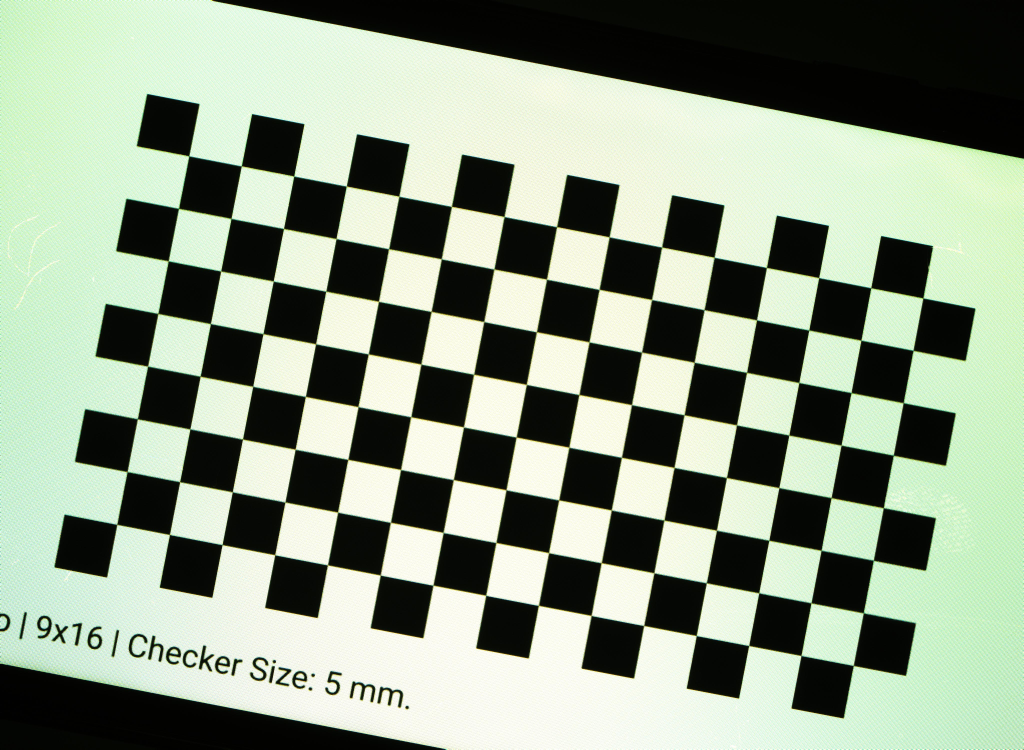
#> input picture MainBiaxial/stend/CalibrationOpenCV/2023-03-06_17_38_11_643.jpg, 4096 x 3000 px (shown at 1/4 size); its folder holds only this picture in this run
$ python -i Calibration2.py   (imports and definitions only)
#> lines starting #> are read from the running program, lines starting #| are printed output that depends on the picture; long printed decimals are rounded
import numpy as np
import cv2 as cv
import os
import glob
import timeit
import  re

################ FIND CHESSBOARD CORNERS - OBJECT POINTS AND IMAGE POINTS #############################

def sort_by(file: str) -> int:
    # print( int(re.search(r'\d{3,}',file)[0]))
    return int(re.search(r'\d{3,}',file)[0])

def calibration(path,look_image = False ):
#> called with path = '2023-03-06_17_38_11_643.jpg', look_image = False
    print("Start calibration")
    folder_images = 'Calibration_images'
    folder_npy = 'Calibration_npy'


    if look_image:
        if not os.path.isdir(os.path.join(path,folder_images)):
            os.mkdir(os.path.join(path, folder_images))
        folder_location_image = os.path.join(path, folder_images)

    if not os.path.isdir(os.path.join(path, folder_npy)):
        os.mkdir(os.path.join(path, folder_npy))
    folder_location_npy = os.path.join(path, folder_npy)


    chessboardSize = (15,8)
    frameSize = (4096,3000)


    # termination criteria
    criteria = (cv.TERM_CRITERIA_EPS + cv.TERM_CRITERIA_MAX_ITER, 30, 0.001)


    # prepare object points, like (0,0,0), (1,0,0), (2,0,0) ....,(6,5,0)
    objp = np.zeros((chessboardSize[0] * chessboardSize[1], 3), np.float32)
    objp[:,:2] = np.mgrid[0:chessboardSize[0],0:chessboardSize[1]].T.reshape(-1,2)

    size_of_chessboard_squares_mm = 5
    objp = objp * size_of_chessboard_squares_mm


    # Arrays to store object points and image points from all the images.
    objpoints = [] # 3d point in real world space
    imgpoints = [] # 2d points in image plane.

    images = glob.glob('CalibrationOpenCV/*.jpg')
    # print(images)

    for image in images:
        # print(image)
        img = cv.imread(image)
#> img is the input picture: shape (3000, 4096, 3); mean B, G, R 137.6, 155.9, 143.6
        gray = cv.cvtColor(img, cv.COLOR_BGR2GRAY)
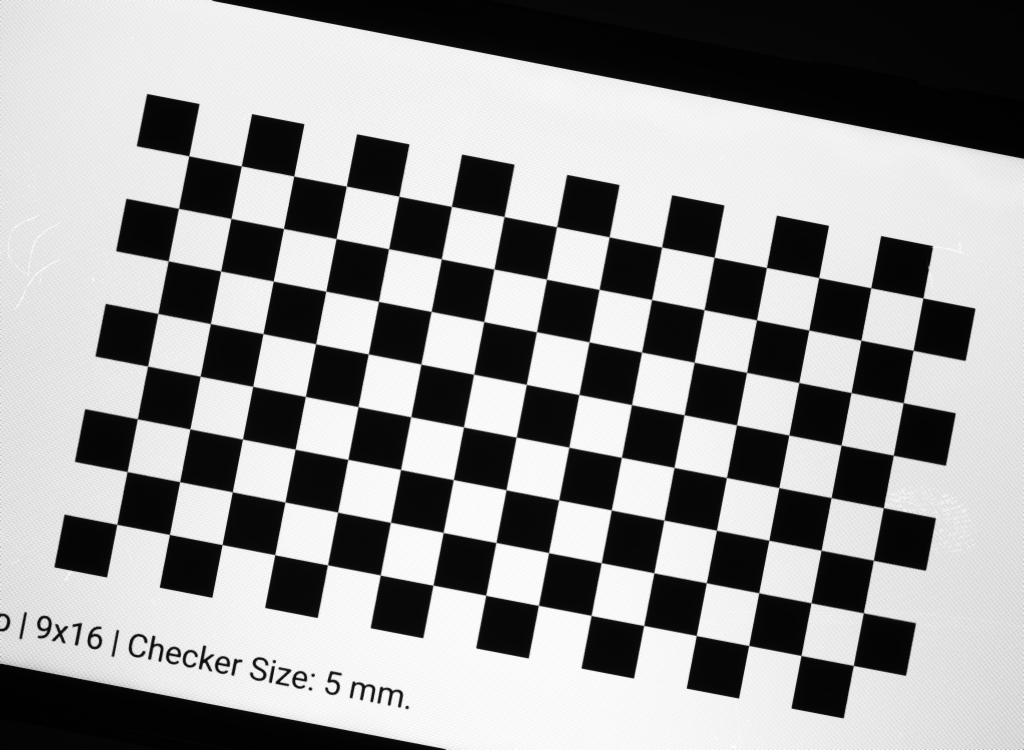
#> gray: shape (3000, 4096) (shown at 1/4 size); min 0, max 255, mean 150.2

        # Find the chess board corners
        ret, corners = cv.findChessboardCorners(gray, chessboardSize, None)
#> ret = True; corners = 120 rows, first 8: [757, 625], [967.2, 663.4], [1175.9, 705.8], [1385.6, 745.8], [1596.9, 786.7], [1806, 828], [2017.5, 867], [2228.7, 909]

        # If found, add object points, image points (after refining them)
        if ret == True:

            objpoints.append(objp)
            corners2 = cv.cornerSubPix(gray, corners, (11,11), (-1,-1), criteria)
#> corners2 = 120 rows, first 8: [756.8, 624.8], [967.2, 665], [1176.5, 705.5], [1386.5, 745.6], [1596.8, 786.5], [1807.4, 826.7], [2017.7, 867.6], [2228.1, 908.2]
            imgpoints.append(corners)

            # Draw and display the corners
            cv.drawChessboardCorners(img, chessboardSize, corners2, ret)
            #cv.imshow('img', img)
            #cv.waitKey(1000)


    cv.destroyAllWindows()


    # print(imgpoints)
    ############## CALIBRATION #######################################################

    ret, cameraMatrix, dist, rvecs, tvecs = cv.calibrateCamera(objpoints, imgpoints, frameSize, None, None)
#> ret = 0.404; cameraMatrix = [[1181.6, 0, 2100], [0, 1182.4, 1668.9], [0, 0, 1]]; dist = [[0.00165, -0.00325, 3.49e-05, -7.04e-05, 0.000958]]; rvecs = ([-0.00195, -0.00157, 0.19],); tvecs = ([-31.38, -24.37, 27.55],)

    print("Camera Calibrated: ", ret)
#| Camera Calibrated:  0.4039
    print("\nCamera Matrix:\n", cameraMatrix)
#| Camera Matrix:
#|  [[1.18159318e+03 0.00000000e+00 2.09997189e+03]
#|  [0.00000000e+00 1.18241614e+03 1.66890642e+03]
#|  [0.00000000e+00 0.00000000e+00 1.00000000e+00]]
    print("\nDistorsion Parameters:\n", dist)
#| Distorsion Parameters:
#|  [[ 1.65421205e-03 -3.25210371e-03  3.49117492e-05 -7.04094251e-05
#|    9.58271126e-04]]
    print("\nRotation Vectors:\n", rvecs)
#| Rotation Vectors:
#|  (array([[-0.001951 ],
#|        [-0.001575],
#|        [ 0.1902]]),)
    print("\nTranslation Vectors:\n", tvecs)
#| Translation Vectors:
#|  (array([[-31.379],
#|        [-24.374],
#|        [ 27.548]]),)

    ############## UNDISTORTION #####################################################
    frames = glob.glob(f'{path}/Frame/*.npy')
    j = 0
    frames.sort(key=sort_by)

    for frame in frames:
        start = timeit.default_timer()
        # img = cv.imread(frame)
        img = np.load(frame)
        h,  w = img.shape[:2]
        # print("h",h,"w",w)
        newCameraMatrix, roi = cv.getOptimalNewCameraMatrix(cameraMatrix, dist, (w,h), 1, (w,h))
        # print("roi",roi)
        #print("\nNewCamera Matrix:\n", newCameraMatrix)

        # Undistort
        dst = cv.undistort(img, cameraMatrix, dist, None, newCameraMatrix)

        # crop the image
        x, y, w, h = roi
        dst = dst[y:y+h, x:x+w]
        #cv.imwrite('caliResult3.jpg', dst)


        # Undistort with Remapping
        mapx, mapy = cv.initUndistortRectifyMap(cameraMatrix, dist, None, newCameraMatrix, (w,h), 5)
        dst = cv.remap(img, mapx, mapy, cv.INTER_LINEAR)

        # crop the image
        x, y, w, h = roi
        dst = dst[y:y+h, x:x+w]
        # textlookfor = r'[0-9]+'
        # res = re.search(textlookfor, frame[-7:-3])
        # print(res[0])
        np.save(f'{folder_location_npy}/frame{j}', dst)
        if look_image:
            cv.imwrite(f'{folder_location_image}/frame{j}.tif', dst)

        end = timeit.default_timer()
        print(f"Time taken is colibration image {end - start}s")
        j += 1
#> after the loop, j = 0
    # [9 lines of commented-out code are left out]

    return folder_location_npy

>>> result = calibration('2023-03-06_17_38_11_643.jpg')

$ run again, on MainBiaxial/stend/CalibrationOpenCV/2023-03-06_17_38_26_108.jpg
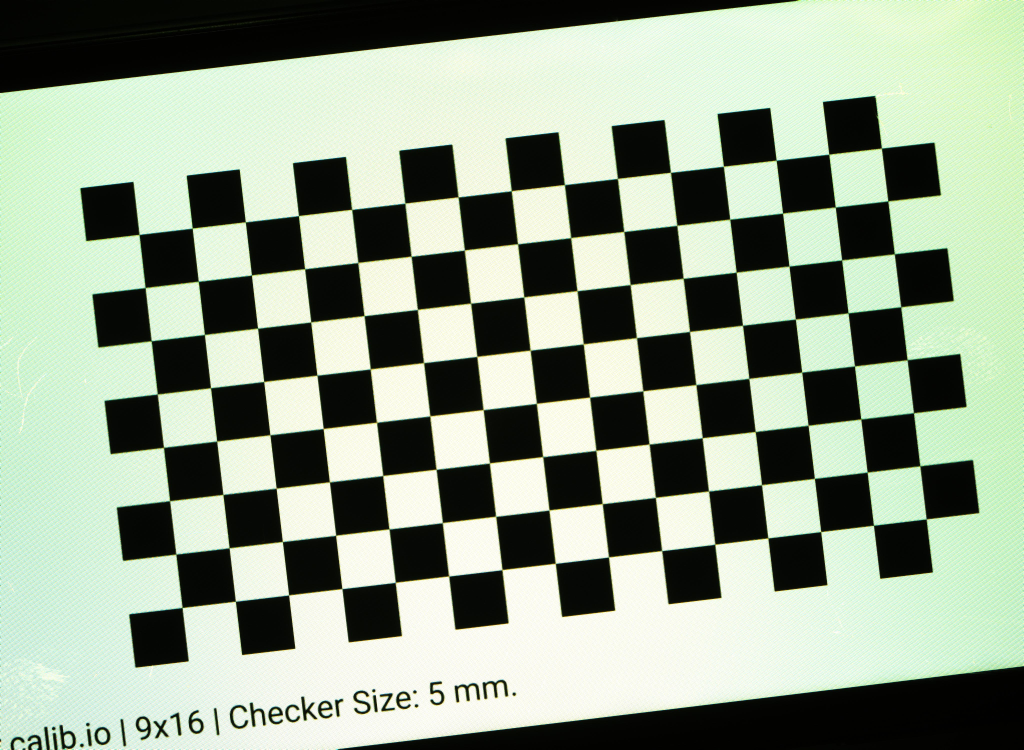
#> input picture MainBiaxial/stend/CalibrationOpenCV/2023-03-06_17_38_26_108.jpg, 4096 x 3000 px (shown at 1/4 size)
#> in calibration, img is the input picture: shape (3000, 4096, 3); mean B, G, R 143.7, 162, 149.3
#> in calibration, `gray = cv.cvtColor(img, cv.COLOR_BGR2GRAY)`:
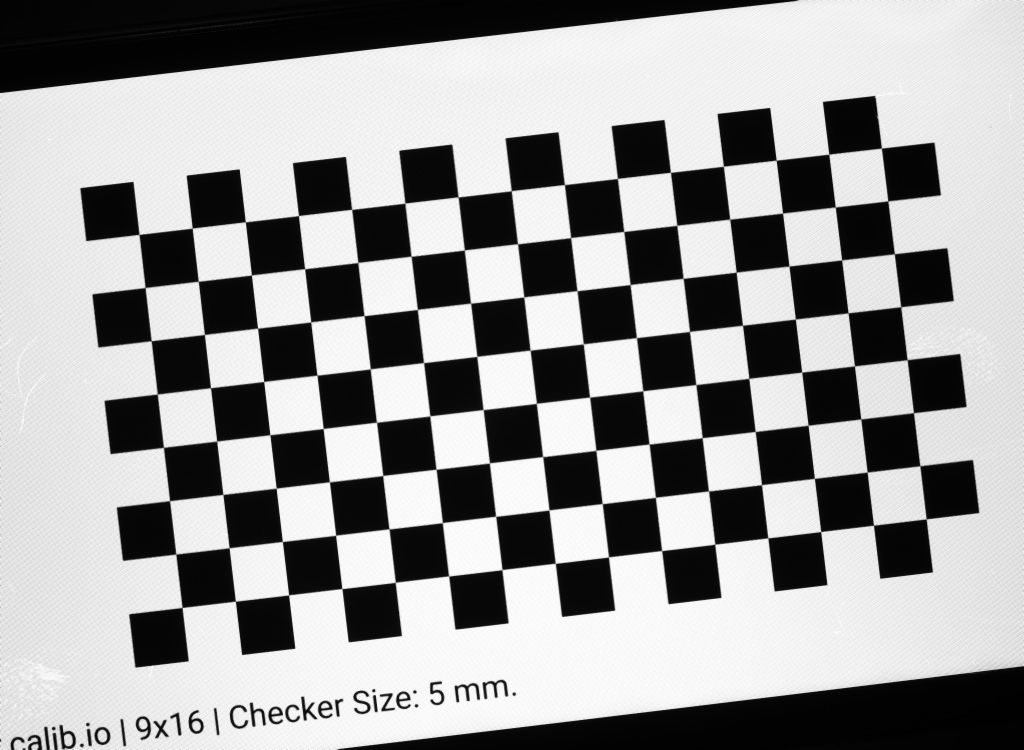
#> gray: shape (3000, 4096) (shown at 1/4 size); min 0, max 255, mean 156.1
#> in calibration, `ret, corners = cv.findChessboardCorners(gray, chessboardSize, None)`: ret = True; corners = 120 rows, first 8: [557, 937.5], [770.5, 913], [982.5, 887.8], [1195, 864.5], [1407.9, 838.3], [1620, 813], [1834, 789], [2047.8, 764.2]
#> corners2 = 120 rows, first 8: [557.6, 939.4], [770.4, 913.6], [982.5, 888.6], [1195.3, 863.9], [1407.8, 838.7], [1621.1, 814], [1833.6, 789], [2046.5, 764.4]
#> in calibration, `ret, cameraMatrix, dist, rvecs, tvecs = cv.calibrateCamera(objpoints, ..`: ret = 0.4; cameraMatrix = [[12562, 0, 2135.9], [0, 12570.2, 1573.7], [0, 0, 1]]; dist = [[0.146, -36.04, 0.000883, -0.00119, 1181.4]]; rvecs = ([-0.0207, -0.0201, -0.117],); tvecs = ([-36.84, -14.81, 292.7],)
#| Camera Calibrated:  0.4004
#| Camera Matrix:
#|  [[1.25620004e+04 0.00000000e+00 2.13594550e+03]
#|  [0.00000000e+00 1.25701674e+04 1.57368463e+03]
#|  [0.00000000e+00 0.00000000e+00 1.00000000e+00]]
#| Distorsion Parameters:
#|  [[ 1.45765861e-01 -3.60438693e+01  8.83300316e-04 -1.18670452e-03
#|    1.18144625e+03]]
#| Rotation Vectors:
#|  (array([[-0.02073],
#|        [-0.02015],
#|        [-0.1173]]),)
#| Translation Vectors:
#|  (array([[-36.839  ],
#|        [-14.806],
#|        [292.654]]),)
#> after the loop in calibration, `for frame in frames:`: j = 0

$ run again, on MainBiaxial/stend/CalibrationOpenCV/2023-03-06_17_38_42_904.jpg
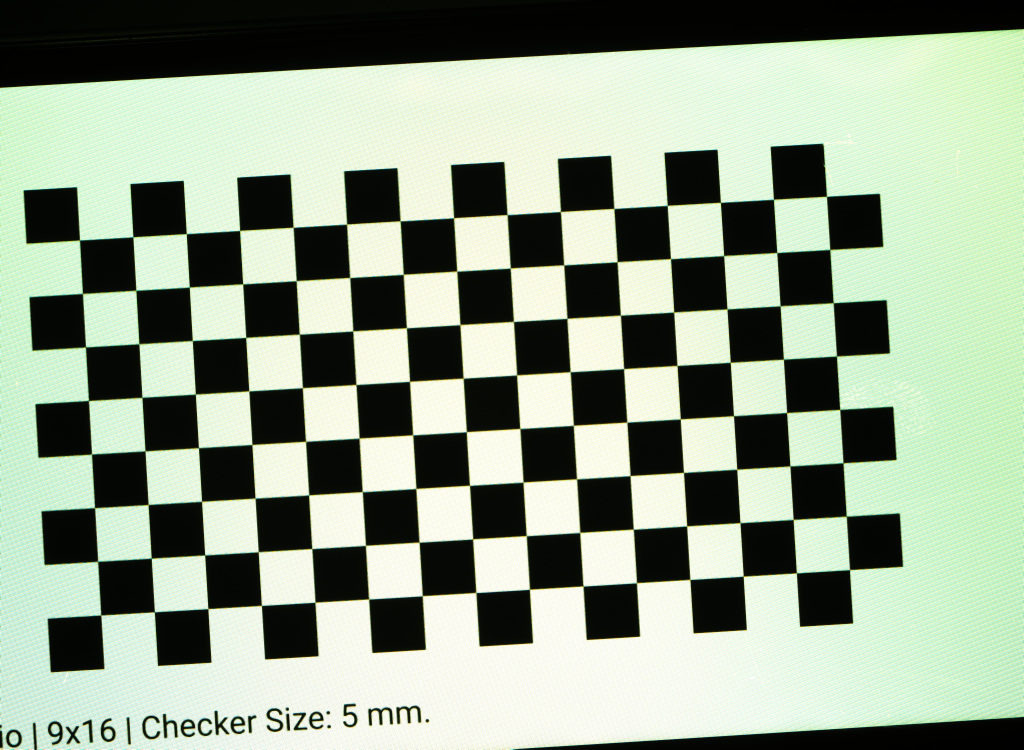
#> input picture MainBiaxial/stend/CalibrationOpenCV/2023-03-06_17_38_42_904.jpg, 4096 x 3000 px (shown at 1/4 size)
#> in calibration, img is the input picture: shape (3000, 4096, 3); mean B, G, R 142.4, 161.3, 148.1
#> in calibration, `gray = cv.cvtColor(img, cv.COLOR_BGR2GRAY)`:
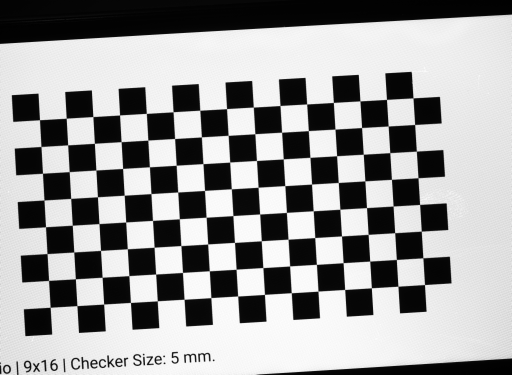
#> gray: shape (3000, 4096) (shown at 1/8 size); min 0, max 255, mean 155.2
#> in calibration, `ret, corners = cv.findChessboardCorners(gray, chessboardSize, None)`: ret = True; corners = 120 rows, first 8: [318, 961.5], [533.3, 947.7], [746.6, 936.1], [959.5, 922.5], [1172.3, 909.4], [1387.5, 898.5], [1602, 884.5], [1816, 873.5]
#> corners2 = 120 rows, first 8: [319.6, 961.5], [533.1, 948.6], [746.3, 935.9], [960, 923.3], [1173.5, 910.2], [1387.6, 897.6], [1601.7, 884.7], [1815.6, 872.3]
#> in calibration, `cv.drawChessboardCorners(img, chessboardSize, corners2, ret)`:
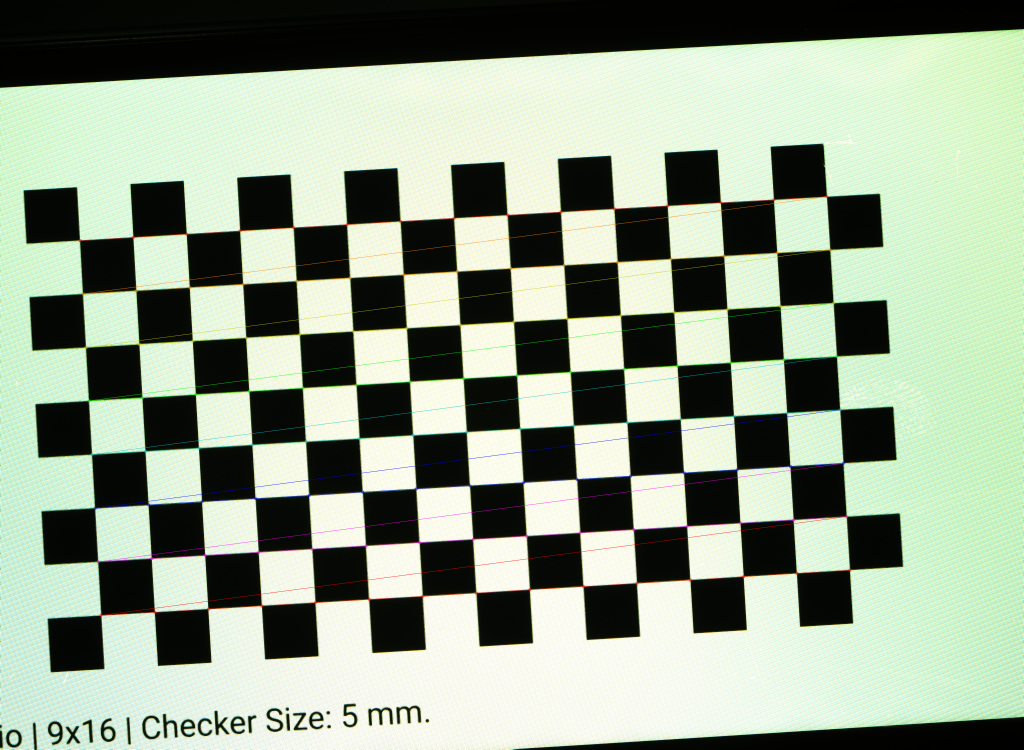
#> img: shape (3000, 4096, 3) (shown at 1/4 size); mean B, G, R 142.3, 161.1, 148.2
#> in calibration, `ret, cameraMatrix, dist, rvecs, tvecs = cv.calibrateCamera(objpoints, ..`: ret = 0.431; cameraMatrix = [[13712.1, 0, 1965.9], [0, 13713.2, 1437], [0, 0, 1]]; dist = [[0.0204, -34.28, 0.00343, -0.00019, 1367.5]]; rvecs = ([-0.0195, -0.0192, -0.0594],); tvecs = ([-38.43, -11.11, 319.1],)
#| Camera Calibrated:  0.4312
#| Camera Matrix:
#|  [[1.37120635e+04 0.00000000e+00 1.96587666e+03]
#|  [0.00000000e+00 1.37131650e+04 1.43700082e+03]
#|  [0.00000000e+00 0.00000000e+00 1.00000000e+00]]
#| Distorsion Parameters:
#|  [[ 2.04185713e-02 -3.42839073e+01  3.42529371e-03 -1.89833887e-04
#|    1.36747202e+03]]
#| Rotation Vectors:
#|  (array([[-0.01947],
#|        [-0.01916],
#|        [-0.0594]]),)
#| Translation Vectors:
#|  (array([[-38.433],
#|        [-11.106],
#|        [319.141]]),)
#> after the loop in calibration, `for frame in frames:`: j = 0
